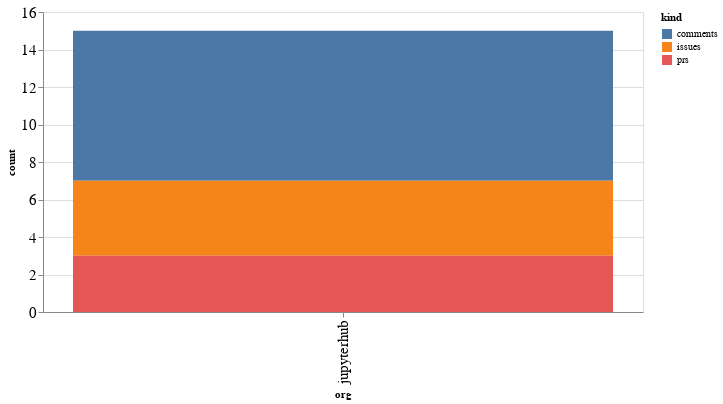

The cell this chart's notebook holds for it:
### Code cell
alt.Chart(org_summaries, width=600).mark_bar().encode(
    x='org',
    y='count',
    color='kind',
    tooltip="org"
)

### Figure 1 — Vega-Lite specification as saved in the notebook (floating-point values rounded to 4 significant figures)
{"config": {"axisLeft": {"labelFontSize": 15}, "axisBottom": {"labelFontSize": 15}}, "data": {"name": "data-d644fb17e9c293b8cb937fb7823965ae"}, "mark": "bar", "encoding": {"color": {"type": "nominal", "field": "kind"}, "tooltip": {"type": "nominal", "field": "org"}, "x": {"type": "nominal", "field": "org"}, "y": {"type": "quantitative", "field": "count"}}, "width": 600, "$schema": "https://vega.github.io/schema/vega-lite/v4.8.1.json", "datasets": {"data-d644fb17e9c293b8cb937fb7823965ae": [{"org": "jupyterhub", "kind": "comments", "count": 8}, {"org": "jupyterhub", "kind": "issues", "count": 4}, {"org": "jupyterhub", "kind": "prs", "count": 3}]}}
